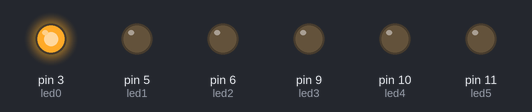
Bench run of a sketch on a simulated Arduino Uno, built with avr-gcc and run on an emulated ATmega328P. Shown: output pins drawn as LEDs (lit = HIGH).

Above: at 0.05 s.
At 1.3 s:
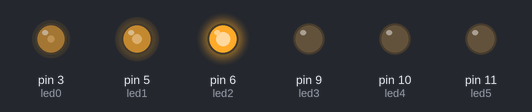
At 2.55 s:
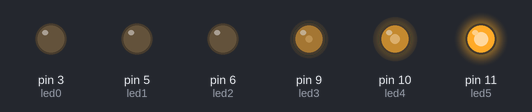
At 5.05 s:
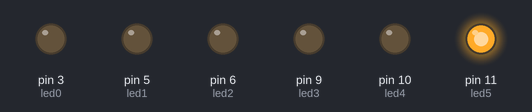
At 7.5 s:
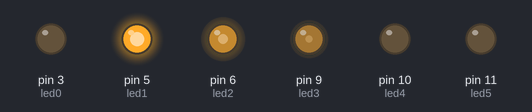
At 10.0 s:
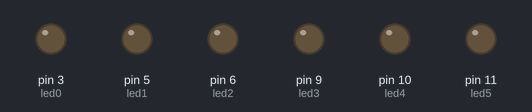
Timing chart, 0 to 13.0 s (numbered marks = the images above):
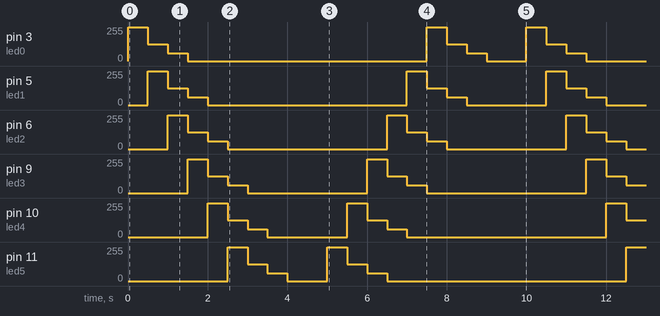

The sketch:

002_Sequencia.ino
```cpp
/**********************************************************************************
**                                 Fade LEDs                                     **
**                                                                               **
**********************************************************************************/
//********** Includes *************************************************************
//********** Variables ************************************************************
const int led0 = 3;          // donar nom al pin 3 de l’Arduino
const int led1 = 5;          // donar nom al pin 5 de l’Arduino
const int led2 = 6;          // donar nom al pin 6 de l’Arduino
const int led3 = 9;          // donar nom al pin 9 de l’Arduino
const int led4 = 10;         // donar nom al pin 10 de l’Arduino
const int led5 = 11;         // donar nom al pin 11 de l’Arduino
int velocitat = 500;         // velocitat de l'acció en ms

//********** Setup ****************************************************************
void setup()
{
  pinMode(led0, OUTPUT);     // definir el pin 3 com una sortida
  pinMode(led1, OUTPUT);     // definir el pin 5 com una sortida
  pinMode(led2, OUTPUT);     // definir el pin 6 com una sortida
  pinMode(led3, OUTPUT);     // definir el pin 9 com una sortida
  pinMode(led4, OUTPUT);     // definir el pin 10 com una sortida
  pinMode(led5, OUTPUT);     // definir el pin 11 com una sortida
}

//********** Loop *****************************************************************
void loop()
{
  // Primera part de la sequencia

  analogWrite(led0, 255);
  analogWrite(led1, 0);
  analogWrite(led2, 0);
  analogWrite(led3, 0);
  analogWrite(led4, 0);
  analogWrite(led5, 0);

  delay(velocitat);          // es queden leds velocitat ms en aquest estat

  analogWrite(led0, 125);
  analogWrite(led1, 255);
  analogWrite(led2, 0);
  analogWrite(led3, 0);
  analogWrite(led4, 0);
  analogWrite(led5, 0);

  delay(velocitat);          // es queden leds velocitat ms en aquest estat

  analogWrite(led0, 60);
  analogWrite(led1, 125);
  analogWrite(led2, 255);
  analogWrite(led3, 0);
  analogWrite(led4, 0);
  analogWrite(led5, 0);

  delay(velocitat);          // es queden leds velocitat ms en aquest estat

  analogWrite(led0, 0);
  analogWrite(led1, 60);
  analogWrite(led2, 125);
  analogWrite(led3, 255);
  analogWrite(led4, 0);
  analogWrite(led5, 0);

  delay(velocitat);          // es queden leds velocitat ms en aquest estat

  analogWrite(led0, 0);
  analogWrite(led1, 0);
  analogWrite(led2, 60);
  analogWrite(led3, 125);
  analogWrite(led4, 255);
  analogWrite(led5, 0);

  delay(velocitat);          // es queden leds velocitat ms en aquest estat

  analogWrite(led0, 0);
  analogWrite(led1, 0);
  analogWrite(led2, 0);
  analogWrite(led3, 60);
  analogWrite(led4, 125);
  analogWrite(led5, 255);

  delay(velocitat);          // es queden leds velocitat ms en aquest estat

  analogWrite(led0, 0);
  analogWrite(led1, 0);
  analogWrite(led2, 0);
  analogWrite(led3, 0);
  analogWrite(led4, 60);
  analogWrite(led5, 125);

  delay(velocitat);          // es queden leds velocitat ms en aquest estat

  analogWrite(led0, 0);
  analogWrite(led1, 0);
  analogWrite(led2, 0);
  analogWrite(led3, 0);
  analogWrite(led4, 0);
  analogWrite(led5, 60);

  delay(velocitat);          // es queden leds velocitat ms en aquest estat

  analogWrite(led0, 0);
  analogWrite(led1, 0);
  analogWrite(led2, 0);
  analogWrite(led3, 0);
  analogWrite(led4, 0);
  analogWrite(led5, 0);

  delay(velocitat*2);          // es queden leds velocitat ms en aquest estat

  // Segona part de la sequencia

  analogWrite(led0, 0);
  analogWrite(led1, 0);
  analogWrite(led2, 0);
  analogWrite(led3, 0);
  analogWrite(led4, 0);
  analogWrite(led5, 255);

  delay(velocitat);          // es queden leds velocitat ms en aquest estat

  analogWrite(led0, 0);
  analogWrite(led1, 0);
  analogWrite(led2, 0);
  analogWrite(led3, 0);
  analogWrite(led4, 255);
  analogWrite(led5, 125);

  delay(velocitat);          // es queden leds velocitat ms en aquest estat

  analogWrite(led0, 0);
  analogWrite(led1, 0);
  analogWrite(led2, 0);
  analogWrite(led3, 255);
  analogWrite(led4, 125);
  analogWrite(led5, 60);

  delay(velocitat);          // es queden leds velocitat ms en aquest estat

  analogWrite(led0, 0);
  analogWrite(led1, 0);
  analogWrite(led2, 255);
  analogWrite(led3, 125);
  analogWrite(led4, 60);
  analogWrite(led5, 0);

  delay(velocitat);          // es queden leds velocitat ms en aquest estat

  analogWrite(led0, 0);
  analogWrite(led1, 255);
  analogWrite(led2, 125);
  analogWrite(led3, 60);
  analogWrite(led4, 0);
  analogWrite(led5, 0);

  delay(velocitat);          // es queden leds velocitat ms en aquest estat

  analogWrite(led0, 255);
  analogWrite(led1, 125);
  analogWrite(led2, 60);
  analogWrite(led3, 0);
  analogWrite(led4, 0);
  analogWrite(led5, 0);

  delay(velocitat);          // es queden leds velocitat ms en aquest estat

  analogWrite(led0, 125);
  analogWrite(led1, 60);
  analogWrite(led2, 0);
  analogWrite(led3, 0);
  analogWrite(led4, 0);
  analogWrite(led5, 0);

  delay(velocitat);          // es queden leds velocitat ms en aquest estat

  analogWrite(led0, 60);
  analogWrite(led1, 0);
  analogWrite(led2, 0);
  analogWrite(led3, 0);
  analogWrite(led4, 0);
  analogWrite(led5, 0);

  delay(velocitat);          // es queden leds velocitat ms en aquest estat

  analogWrite(led0, 0);
  analogWrite(led1, 0);
  analogWrite(led2, 0);
  analogWrite(led3, 0);
  analogWrite(led4, 0);
  analogWrite(led5, 0);

  delay(velocitat*2);          // es queden leds velocitat ms en aquest estat
}

//********** Funcions *************************************************************
```

Measured:
- by itself, pin 3 (led0): repeats every 10.0 s: 125/255 0.50 s, 60/255 0.50 s, 0/255 6.0 s, 255/255 0.50 s, 125/255 0.50 s, 60/255 0.50 s, 0/255 1.0 s, 255/255 0.50 s
- by itself, pin 5 (led1): repeats every 10.0 s: 125/255 0.50 s, 60/255 0.50 s, 0/255 5.0 s, 255/255 0.50 s, 125/255 0.50 s, 60/255 0.50 s, 0/255 2.0 s, 255/255 0.50 s
